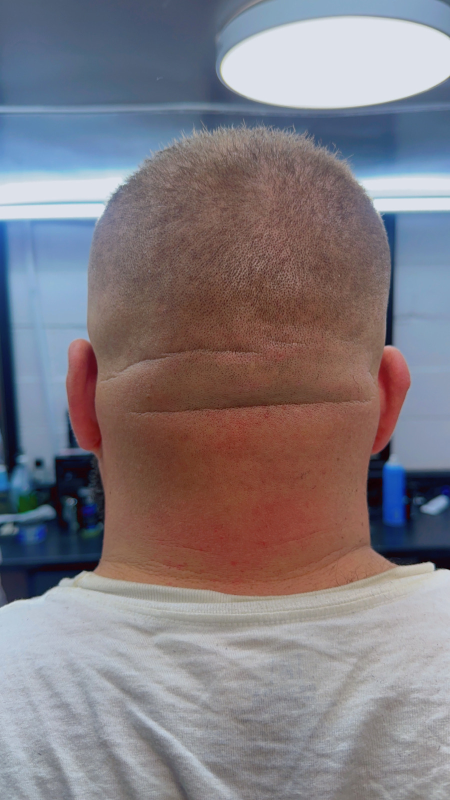
#> input picture D1.jpg, 900 x 1600 px (shown at 1/2 size)
$ python -i ciscos-gallery.py   (imports and definitions only)
#> lines starting #> are read from the running program, lines starting #| are printed output that depends on the picture
#> further down, picture is the input picture: PIL image 900x1600 RGB; mean R, G, B 129.3, 123, 129.3
"""Crops and grades the Prior cuts gallery for sites/ciscos-barber-shop.

  python3 scripts/ciscos-gallery.py <raw-dir> [--preview out.jpg]

<raw-dir> holds the downloads from the checks/ciscos-gallery-raw branch
(git archive origin/checks/ciscos-gallery-raw | tar -x -C <raw-dir>).
Writes img/gallery/<id>.webp (1080 square) and <id>-s.webp (480 square), and
the gallery markup between the GALLERY markers in index.html.
Every photo gets the same crop shape and the same light grade, so the grid
reads as one feed.
"""
import html, json, os, re, sys
from PIL import Image, ImageEnhance, ImageFilter, ImageOps

ROOT = os.path.dirname(os.path.dirname(os.path.abspath(__file__)))
SITE = os.path.join(ROOT, 'sites', 'ciscos-barber-shop')
OUT = os.path.join(SITE, 'img', 'gallery')
# [1 line not run here, left out]


# [15 lines left out: function crop, not called in this run]


def grade(im):
    im = ImageOps.autocontrast(im, cutoff=0.5)
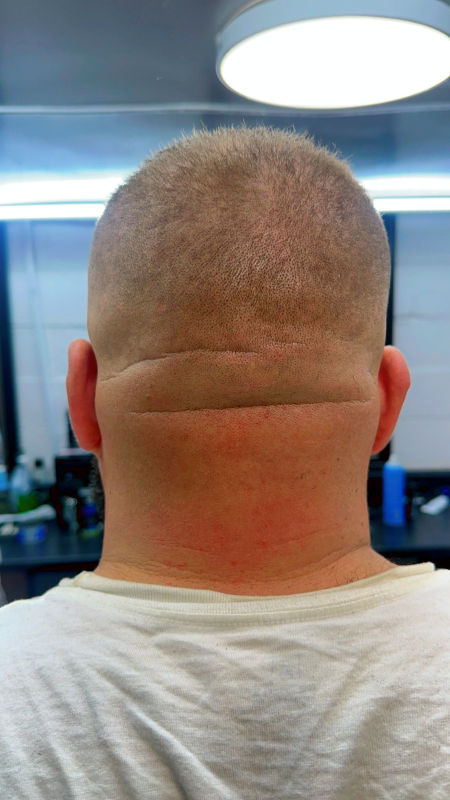
#> im: PIL image 900x1600 RGB (shown at 1/2 size); mean R, G, B 143.1, 134.1, 129.8
    im = ImageEnhance.Contrast(im).enhance(1.06)
    im = ImageEnhance.Color(im).enhance(1.08)
    r, g, b = im.split()
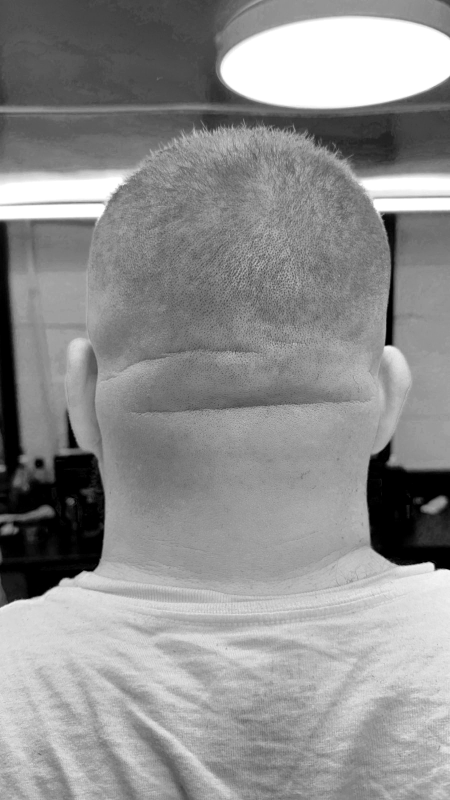
#> r: PIL image 900x1600 L (shown at 1/2 size); min 0, max 255, mean 143.1
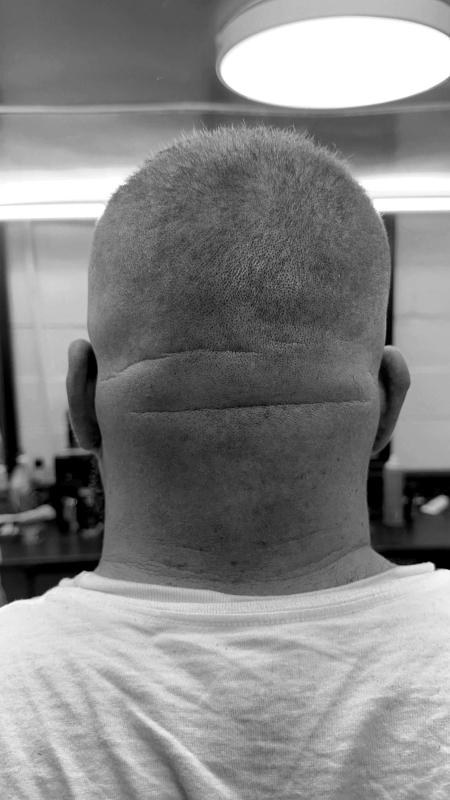
#> g: PIL image 900x1600 L (shown at 1/2 size); min 0, max 255, mean 132.7
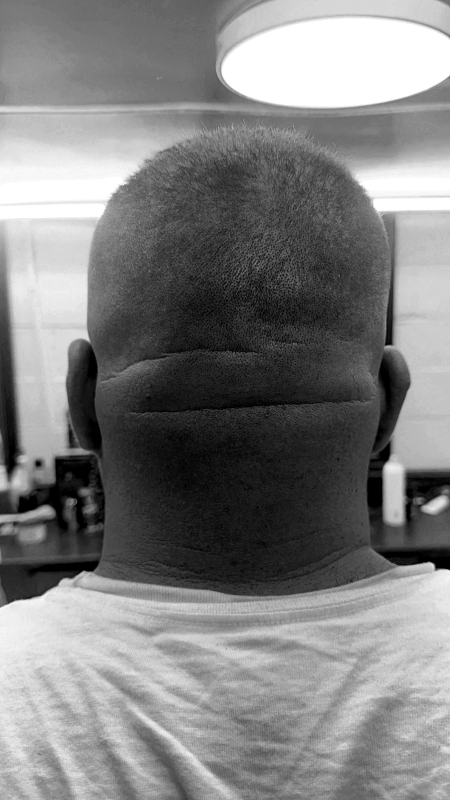
#> b: PIL image 900x1600 L (shown at 1/2 size); min 0, max 255, mean 127.7
    r = r.point(lambda v: min(255, round(v * 1.025)))
    b = b.point(lambda v: round(v * 0.975))
    im = Image.merge('RGB', (r, g, b))
    return im.filter(ImageFilter.UnsharpMask(radius=1.4, percent=55, threshold=2))


def slug(t):
    return re.sub(r'[^a-z0-9]+', '-', t.lower()).strip('-')


# [57 lines left out: functions main, write_html, not called in this run]


# [2 lines not run here, left out]

>>> from PIL import Image
>>> picture = Image.open('../D1.jpg')
>>> result = grade(picture)

$ run again, on D11.jpg
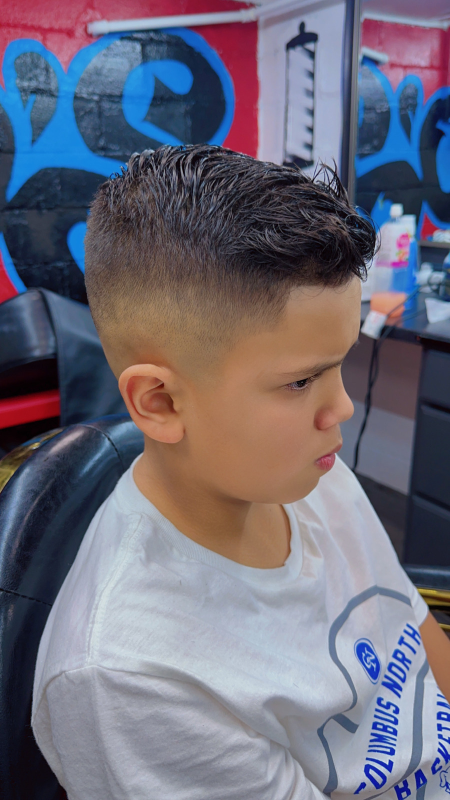
#> input picture D11.jpg, 900 x 1600 px (shown at 1/2 size)
#> picture is the input picture: PIL image 900x1600 RGB; mean R, G, B 110.1, 107.3, 121.8
#> in grade, `r, g, b = im.split()`:
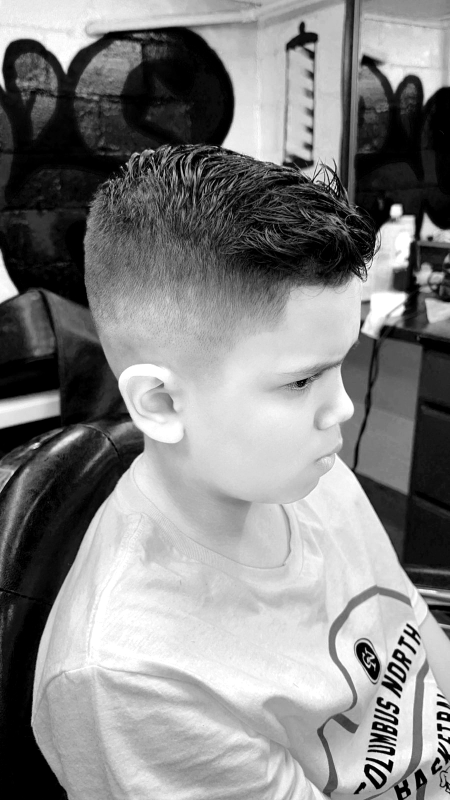
#> r: PIL image 900x1600 L (shown at 1/2 size); min 0, max 255, mean 132
#> in grade, `r, g, b = im.split()`:
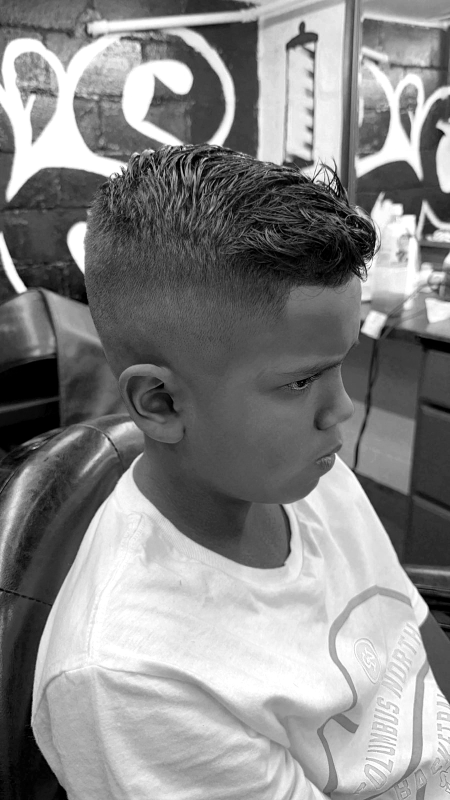
#> b: PIL image 900x1600 L (shown at 1/2 size); min 0, max 255, mean 135

$ run again, on D12.jpg
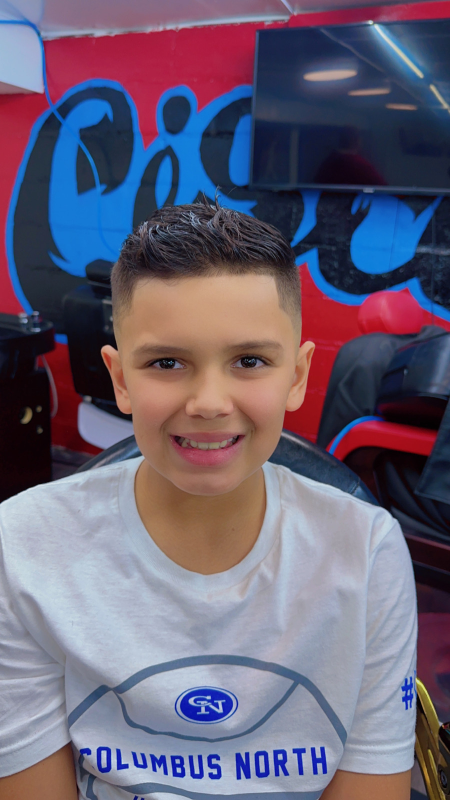
#> input picture D12.jpg, 900 x 1600 px (shown at 1/2 size)
#> picture is the input picture: PIL image 900x1600 RGB; mean R, G, B 106.2, 97.5, 117.6
#> in grade, `r, g, b = im.split()`:
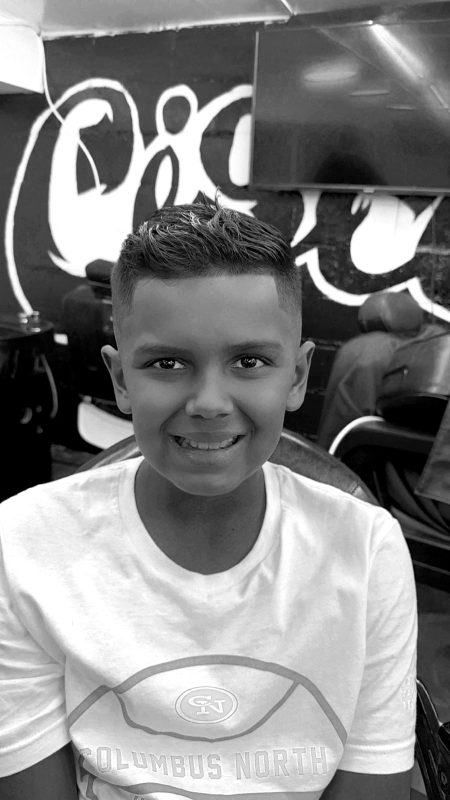
#> b: PIL image 900x1600 L (shown at 1/2 size); min 0, max 255, mean 132.7
#> in grade, `im = Image.merge('RGB', (r, g, b))`:
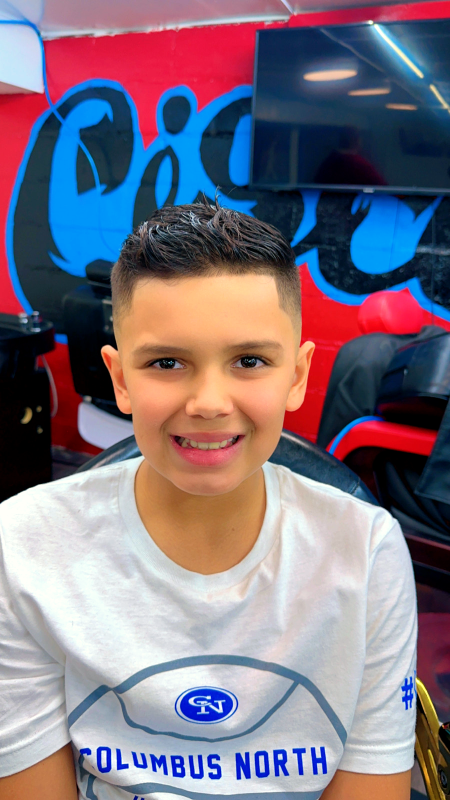
#> im: PIL image 900x1600 RGB (shown at 1/2 size); mean R, G, B 128.1, 116, 129.4

$ run again, on D14.jpg
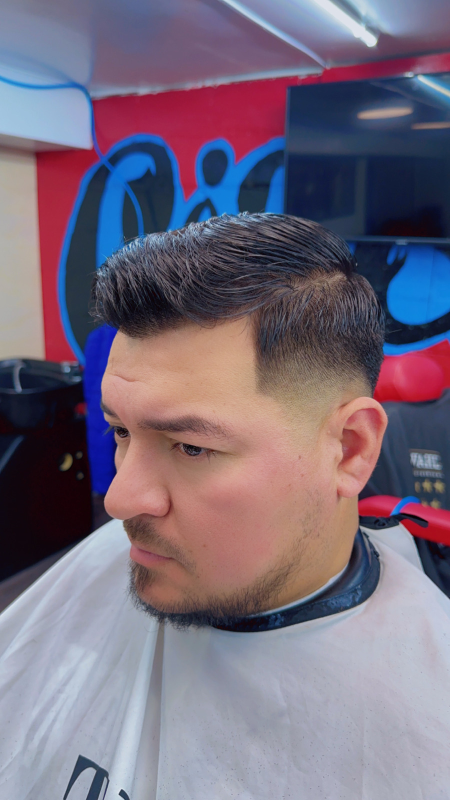
#> input picture D14.jpg, 900 x 1600 px (shown at 1/2 size)
#> picture is the input picture: PIL image 900x1600 RGB; mean R, G, B 119, 107.3, 124.7
#> in grade, `r, g, b = im.split()`:
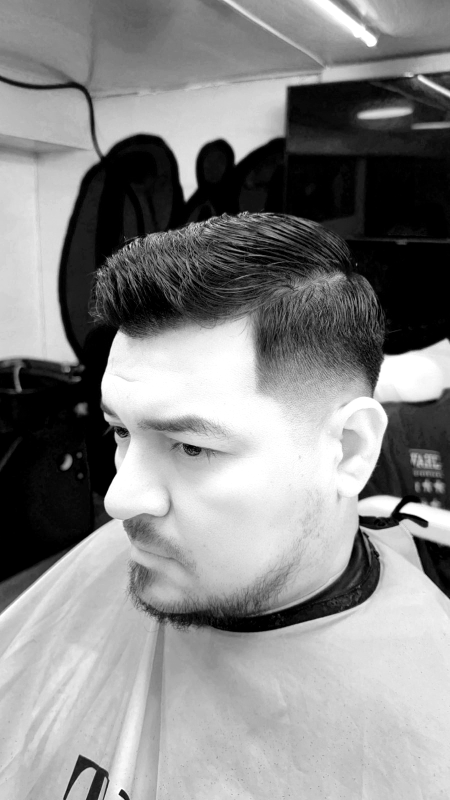
#> r: PIL image 900x1600 L (shown at 1/2 size); min 0, max 255, mean 135.7
#> in grade, `r, g, b = im.split()`:
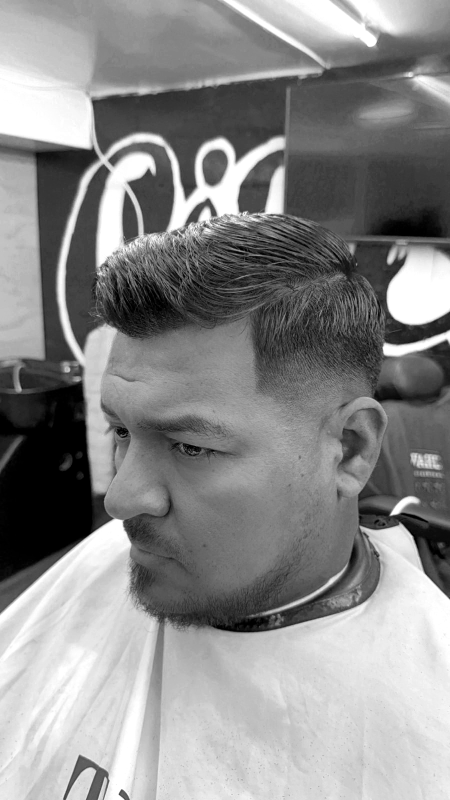
#> b: PIL image 900x1600 L (shown at 1/2 size); min 0, max 255, mean 138.2
